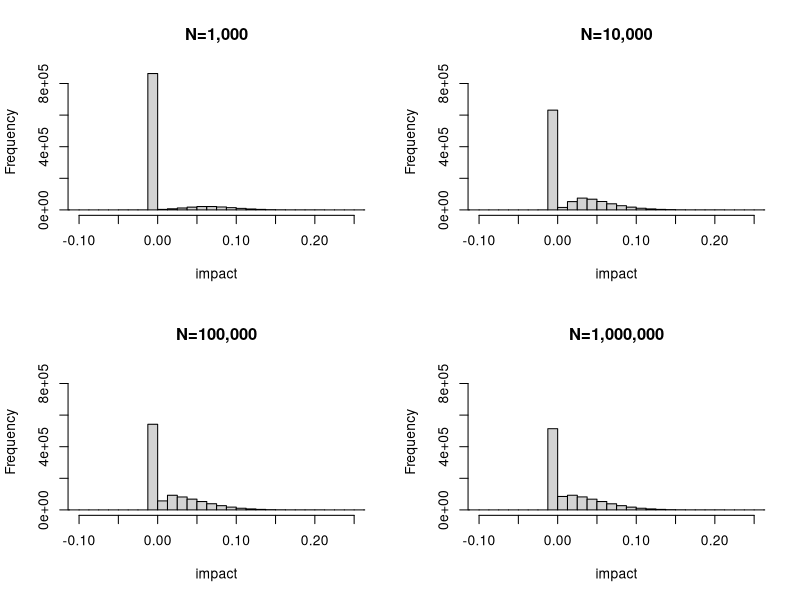
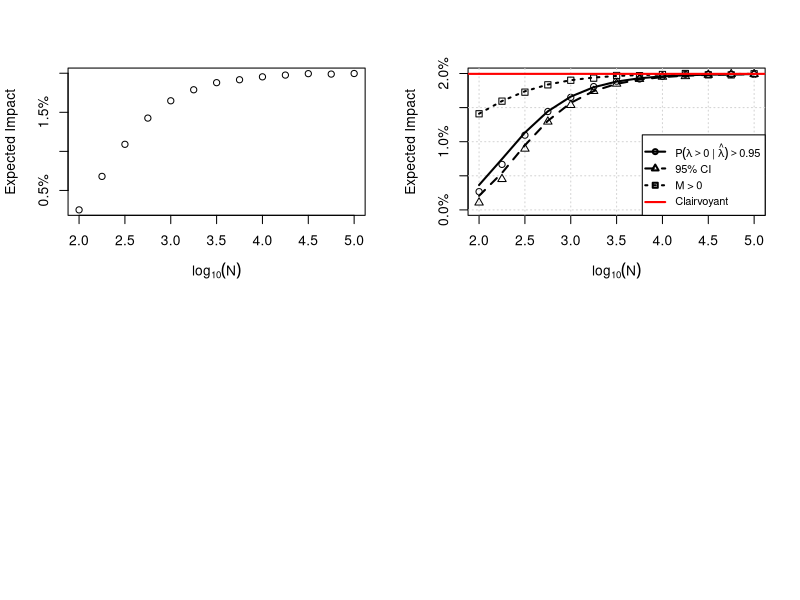

Reproduce these figures in R, in order.
## ---- chunk 1

# =============================================================================
# Shared helpers
# =============================================================================

# Simulate data and compute posterior for a given n and prior
sim_posterior <- function(n, prior_mean = 0, prior_sd = 0.05,
                          control_mean = 2.0, prob_treatment = 0.5, nsims = 100000) {
  sigma <- 0.5
  se_c <- sigma / sqrt(n * (1 - prob_treatment))
  se_t <- sigma / sqrt(n * prob_treatment)

  true_lift <- rnorm(nsims, prior_mean, prior_sd)
  control   <- rnorm(nsims, control_mean, se_c)
  treatment <- rnorm(nsims, control_mean * (1 + true_lift), se_t)

  estimated_lift    <- (treatment / control) - 1
  estimated_lift_se <- sqrt(se_t^2 / control^2 + se_c^2 * treatment^2 / control^4)

  V <- 1 / (1 / estimated_lift_se^2 + 1 / prior_sd^2)
  M <- V * (estimated_lift / estimated_lift_se^2 + prior_mean / prior_sd^2)
  S <- sqrt(V)

  list(true_lift = true_lift, M = M, S = S)
}

# SE of lift via delta method (approximation at lambda ~ 0)
compute_se_lift <- function(n, control_mean = 2.0, prob_treatment = 0.5, sigma = 0.5) {
  se_c <- sigma / sqrt(n * (1 - prob_treatment))
  se_t <- sigma / sqrt(n * prob_treatment)
  sqrt((se_t^2 + se_c^2) / control_mean^2)
}

# Analytic expected impact given a critical hurdle lambda_crit
analytic_impact_from_crit <- function(lambda_crit, se_lift, prior_mean = 0, prior_sd = 0.05) {
  integrand <- function(delta) {
    prob_ship <- 1 - pnorm(lambda_crit, mean = delta, sd = se_lift)
    delta * prob_ship * dnorm(delta, prior_mean, prior_sd)
  }
  integrate(integrand, lower = -Inf, upper = Inf)$value
}

# Closed-form expected impact: bivariate normal truncation moment
# E[lambda * 1(lambda > S)] where lambda ~ N(prior_mean, prior_sd^2)
# and S is the threshold adjusted for measurement noise (se_lift)
closedform_impact_from_crit <- function(lambda_crit, se_lift, prior_mean = 0, prior_sd = 0.05) {
  tau <- sqrt(prior_sd^2 + se_lift^2)
  a   <- (prior_mean - lambda_crit) / tau
  prior_mean * pnorm(a) + (prior_sd^2 / tau) * dnorm(a)
}

# =============================================================================
# Decision Rule 1: Ship if P(lift > 0 | data) > cutoff
# =============================================================================

sim_decisions <- function(n = 5000, cutoff = 0.95, prior_mean = 0, prior_sd = 0.05,
                          control_mean = 2.0, prob_treatment = 0.5, nsims = 100000) {
  p <- sim_posterior(n, prior_mean, prior_sd, control_mean, prob_treatment, nsims)
  prob_positive <- pnorm(0, mean = p$M, sd = p$S, lower.tail = FALSE)
  mean(ifelse(prob_positive > cutoff, p$true_lift, 0))
}

analytic_decisions <- function(n = 5000, cutoff = 0.95, prior_mean = 0, prior_sd = 0.05,
                                control_mean = 2.0, prob_treatment = 0.5) {
  se_lift <- compute_se_lift(n, control_mean, prob_treatment)
  post_sd_inv <- sqrt(1 / prior_sd^2 + 1 / se_lift^2)
  lambda_crit <- qnorm(cutoff) * se_lift^2 * post_sd_inv
  analytic_impact_from_crit(lambda_crit, se_lift, prior_mean, prior_sd)
}

closedform_decisions <- function(n = 5000, cutoff = 0.95, prior_mean = 0, prior_sd = 0.05,
                                  control_mean = 2.0, prob_treatment = 0.5) {
  se_lift     <- compute_se_lift(n, control_mean, prob_treatment)
  post_sd_inv <- sqrt(1 / prior_sd^2 + 1 / se_lift^2)
  lambda_crit <- qnorm(cutoff) * se_lift^2 * post_sd_inv
  closedform_impact_from_crit(lambda_crit, se_lift, prior_mean, prior_sd)
}

# =============================================================================
# Decision Rule 2: Ship if lower 95% credible interval > 0
# =============================================================================

sim_decisions_ci <- function(n = 5000, ci_level = 0.95, prior_mean = 0, prior_sd = 0.05,
                              control_mean = 2.0, prob_treatment = 0.5, nsims = 100000) {
  p <- sim_posterior(n, prior_mean, prior_sd, control_mean, prob_treatment, nsims)
  lower_ci <- qnorm((1 - ci_level) / 2, mean = p$M, sd = p$S)
  mean(ifelse(lower_ci > 0, p$true_lift, 0))
}

analytic_decisions_ci <- function(n = 5000, ci_level = 0.95, prior_mean = 0, prior_sd = 0.05,
                                   control_mean = 2.0, prob_treatment = 0.5) {
  se_lift <- compute_se_lift(n, control_mean, prob_treatment)
  post_sd_inv <- sqrt(1 / prior_sd^2 + 1 / se_lift^2)
  lambda_crit <- qnorm((1 + ci_level) / 2) * se_lift^2 * post_sd_inv
  analytic_impact_from_crit(lambda_crit, se_lift, prior_mean, prior_sd)
}

closedform_decisions_ci <- function(n = 5000, ci_level = 0.95, prior_mean = 0, prior_sd = 0.05,
                                     control_mean = 2.0, prob_treatment = 0.5) {
  se_lift     <- compute_se_lift(n, control_mean, prob_treatment)
  post_sd_inv <- sqrt(1 / prior_sd^2 + 1 / se_lift^2)
  lambda_crit <- qnorm((1 + ci_level) / 2) * se_lift^2 * post_sd_inv
  closedform_impact_from_crit(lambda_crit, se_lift, prior_mean, prior_sd)
}

# =============================================================================
# Decision Rule 3: Ship if M > 0
# =============================================================================

sim_decisions_M <- function(n = 5000, prior_mean = 0, prior_sd = 0.05,
                             control_mean = 2.0, prob_treatment = 0.5, nsims = 100000) {
  p <- sim_posterior(n, prior_mean, prior_sd, control_mean, prob_treatment, nsims)
  mean(ifelse(p$M > 0, p$true_lift, 0))
}

analytic_decisions_M <- function(n = 5000, prior_mean = 0, prior_sd = 0.05,
                                  control_mean = 2.0, prob_treatment = 0.5) {
  se_lift <- compute_se_lift(n, control_mean, prob_treatment)
  lambda_crit <- -prior_mean * se_lift^2 / prior_sd^2
  analytic_impact_from_crit(lambda_crit, se_lift, prior_mean, prior_sd)
}

closedform_decisions_M <- function(n = 5000, prior_mean = 0, prior_sd = 0.05,
                                    control_mean = 2.0, prob_treatment = 0.5) {
  se_lift     <- compute_se_lift(n, control_mean, prob_treatment)
  lambda_crit <- -prior_mean * se_lift^2 / prior_sd^2
  closedform_impact_from_crit(lambda_crit, se_lift, prior_mean, prior_sd)
}

## ---- chunk 2
#| echo: false
#| fig-cap: "Distribution of shipped lifts under the probability to beat control decision rule ($c = 0.95$) for increasing sample sizes. Prior is $\\operatorname{Normal}(0, 0.05^2)$, $\\sigma = 0.5$, and equal allocation ($p = 0.5$). At small $N$, most simulations result in no-ship (the spike at 0). As $N$ grows, the posterior tightens and more true positives are shipped."

sigma <- 0.5
prob_treatment <- 0.5
prior_mean <- 0
prior_sd <- 0.05
control_mean <- 1
nsims <- 1e6
cutoff <- 0.95

brks <- seq(-0.2, 0.3, 0.0125)
sample_sizes <- c(1000, 10000, 100000, 1000000)

# First pass: compute all histograms to find shared y-axis
hists <- lapply(sample_sizes, function(n) {
  se_c <- sigma / sqrt(n * (1 - prob_treatment))
  se_t <- sigma / sqrt(n * prob_treatment)

  true_lift <- rnorm(nsims, prior_mean, prior_sd)
  control   <- rnorm(nsims, control_mean, se_c)
  treatment <- rnorm(nsims, control_mean * (1 + true_lift), se_t)

  estimated_lift    <- (treatment / control) - 1
  estimated_lift_se <- sqrt(se_t^2 / control^2 + se_c^2 * treatment^2 / control^4)

  V <- 1 / (1 / estimated_lift_se^2 + 1 / prior_sd^2)
  M <- V * (estimated_lift / estimated_lift_se^2 + prior_mean / prior_sd^2)
  S <- sqrt(V)

  prob_positive <- pnorm(0, mean = M, sd = S, lower.tail = FALSE)
  impact <- ifelse(prob_positive > cutoff, true_lift, 0)
  hist(impact, breaks = brks, plot = FALSE)
})

ymax <- max(sapply(hists, \(h) max(h$counts)))

# Second pass: plot with shared y-axis
par(mfrow = c(2, 2))
for (i in seq_along(sample_sizes)) {
  plot(hists[[i]], xlim = c(-0.1, 0.25), ylim = c(0, ymax),
       main = stringr::str_c("N=", scales::comma(sample_sizes[i])),
       xlab = "impact", ylab = "Frequency")
}
## ---- chunk 3
#| fig-cap: "Average impact to the product as a function of sample size under the probability to beat control rule ($c = 0.95$). The curve flattens as $N$ grows, reflecting diminishing returns from longer experiments.Each dot is based on 100,000 simulations at each sample size."
lns <- seq(2, 5, 0.25)
ns <- 10^lns
sim_prob <- sapply(ns, \(x) sim_decisions(n = x))


plot(lns, sim_prob, yaxt='n', xlab=expression(log[10](N)), ylab='Expected Impact')
axis(2, at = axTicks(2), labels = scales::percent(axTicks(2)))
## ---- chunk 4
#| fig-cap: "Simulated (open markers) and closed-form analytic (black lines) expected impact for all three decision rules. The red horizontal line is the Clairvoyant upper bound. Prior is $\\operatorname{Normal}(0, 0.05^2)$, $\\sigma = 0.5$, equal allocation."
lns <- seq(2, 5, 0.25)
ns  <- 10^lns

sim_prob <- sapply(ns, \(x) sim_decisions(n = x))
sim_ci   <- sapply(ns, \(x) sim_decisions_ci(n = x))
sim_M    <- sapply(ns, \(x) sim_decisions_M(n = x))

closed_prob <- sapply(ns, \(x) closedform_decisions(n = x))
closed_ci   <- sapply(ns, \(x) closedform_decisions_ci(n = x))
closed_M    <- sapply(ns, \(x) closedform_decisions_M(n = x))

clairvoyant <- closedform_impact_from_crit(lambda_crit = 0, se_lift = 0)

ylim <- range(0, sim_prob, sim_ci, sim_M, closed_prob, closed_ci, closed_M, clairvoyant)

plot(lns, sim_prob, type = 'p', pch = 1, col = 'black',
     xlab = expression(log[10](N)), ylab = 'Expected Impact', yaxt = 'n', ylim = ylim)
axis(2, at = axTicks(2), labels = scales::percent(axTicks(2)))
grid()
points(lns, sim_ci, pch = 2, col = 'black')
points(lns, sim_M,  pch = 0, col = 'black')
lines(lns, closed_prob, col = 'black', lwd = 2, lty = 1)
lines(lns, closed_ci,   col = 'black', lwd = 2, lty = 2)
lines(lns, closed_M,    col = 'black', lwd = 2, lty = 3)
abline(h = clairvoyant, col = 'red', lwd = 2)
legend('bottomright',
       legend = c(
         expression(P(lambda > 0 ~ "|" ~ hat(lambda)) > 0.95),
         expression("95% CI"),
         expression("M > 0"),
         "Clairvoyant"
       ),
       pch  = c(1,  2,  0,  NA),
       lty  = c(1,  2,  3,  1),
       col  = c('black', 'black', 'black', 'red'),
       lwd  = 2, cex = 0.8)
